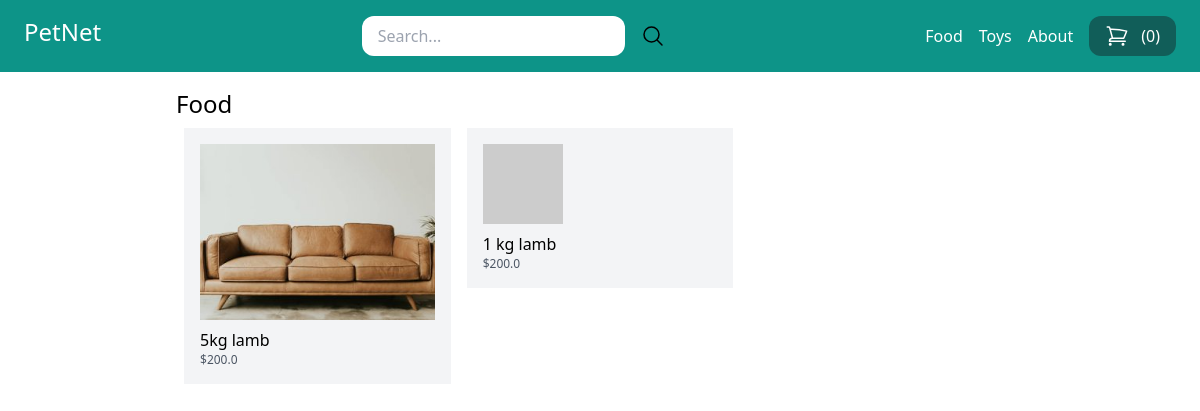
Screenshot of /food/ with the database file from the repository.
### store/models.py (models this page shows, shortened)
class Category(models.Model):
    title=models.CharField(max_length=50)
    slug=models.SlugField(max_length=50)
    class Meta:
        verbose_name_plural = 'Categories'

class Product(models.Model):
    DRAFT = 'draft'
    WAITING_APPROVAL = 'waitingapproval'
    ACTIVE = 'active'
    DELETED = 'deleted'
    STATUS_CHOICES = (
        (DRAFT,'Draft'),
        (WAITING_APPROVAL, 'Waiting approval'),
        (ACTIVE, 'Active'),
        (DELETED, 'Deleted'),
    )
    user = models.ForeignKey(User, related_name="products", on_delete=models.CASCADE)
    category = models.ForeignKey(Category, related_name="products", on_delete=models.CASCADE)
    title = models.CharField(max_length=50)
    slug = models.SlugField(max_length=50)
    description = models.TextField(blank=True)
    price = models.IntegerField()
    image = models.ImageField(upload_to= 'uploads/product_images/', blank=True, null=True)
    thumbnail = models.ImageField(upload_to='uploads/product_images/thumbnail/', blank=True,null=True)
    created_at = models.DateTimeField(auto_now_add=True)
    updated_at = models.DateTimeField(auto_now=True)
    status =models.CharField(max_length=50, choices=STATUS_CHOICES, default=ACTIVE)
    class Meta:
        ordering = ('-created_at',)
    def get_display_price(self):
        return self.price / 100
    def get_thumbnail(self):
        if self.thumbnail:
            return self.thumbnail.url
        else:
            if self.image:
                self.thumbnail = self.make_thumbnail(self.image)
                self.save()
                return self.thumbnail.url
            else:
                return 'https://via.placeholder.com/240x240x.jpg'

### store/views.py (the view)
# urls.py: path('<slug:slug>/', views.category_detail, name='category_detail'),
def category_detail(request, slug):
    category = get_object_or_404(Category, slug=slug)
    products = category.products.filter(status=Product.ACTIVE)
    return render(request, 'store/category_detail.html', {
        'category': category,
        'products' : products
    })

### store/templatetags/menu.py (called while the page is built)
@register.inclusion_tag('core/menu.html')
def menu():
    categories = Category.objects.all()
    return {'categories': categories}

### store/templates/store/category_detail.html (shortened to what this page needs)
{% extends "core/base.html" %}
{% block content %}
    <h1 class="text-2xl">{{ category.title }}</h1>
    {% include 'store/partials/products.html' %}
{% endblock  %}

### core/templates/core/base.html (shortened to what this page needs)
{% load menu %}
<!doctype html>
<html>
  <head>
    <script src="https://cdn.tailwindcss.com"></script>
</head>
<body>
  <nav class ="max-w-4lx mx-auto py-4 px-6 flex itemcenter justify-between bg-teal-600 ">
    <div class = "logo">
        <a href = "/" class= "text-2xl text-white">PetNet</a>
    </div>
    <div class= "search">
      <form method = "get" action ="/search/" class ="flex item-center space-x-4">
        <input type= "search" name ="query" placeholder="Search..." class="py-2 px-4 rounded-xl">
        <button>
          <svg xmlns="http://www.w3.org/2000/svg" fill="none" viewBox="0 0 24 24" stroke-width="1.5" stroke="currentColor" class="w-6 h-6 txt-white">
              <path stroke-linecap="round" stroke-linejoin="round" d="M21 21l-5.197-5.197m0 0A7.5 7.5 0 105.196 5.196a7.5 7.5 0 0010.607 10.607z" />
            </svg>
        </button>
      </form>
    </div>
    <div class="menu flex items-center space-x-4">
      {% menu %}
      <a href = "{% url "cart_view" %}" class = "flex space-x-3 py-2 px-4 bg-teal-800 text-white rounded-xl hover:bg-teal-900">
        <span> ({{ cart|length }})</span>
       </a>
    </div>
  </nav>
  <div class="max-w-4xl mx-auto py-4 px-6">
    {% block content %}
    {% endblock  %}
  </div>
  </body>
</html>

### core/templates/core/menu.html
{% for category in categories  %}
    <a href="{% url 'category_detail' category.slug %}" class="text-white">{{ category.title}}</a>
{% endfor %}
<a href="{% url "about" %}" class="text-white">About</a>

### store/templates/store/partials/products.html
<div class = "flex flex-wrap">
    {% for product in products %}
        <div class="product w-1/3 p-2">
            <div class = "p-4 bg-gray-100">
                <div class="image mb-2">
                    <img src="{{ product.get_thumbnail }}" alt="Image of {{ product.title }}">
                </div>
                <a href = "{% url "product_detail" product.category.slug product.slug %}">
                    <h2 class = "text - xl">{{ product.title }}</h2>
                <p class= "text-xs text-gray-600">${{ product.get_display_price }}</p>
                </a>
            </div>
        </div>
    {% endfor %}
</div>

### rows the page displays
Category: title "Food"
Category: title "Toys"
Product: get_thumbnail (picture), title "5kg lamb", get_display_price "200.0"
Product: title "1 kg lamb", get_display_price "200.0"

### other values shown
{{ cart|length }} "0"
